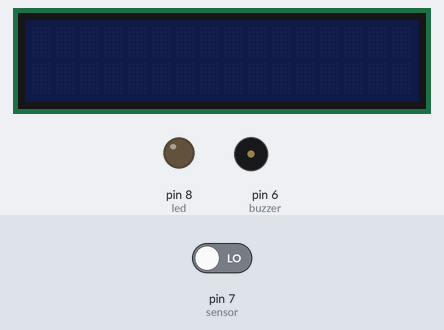
This sketch was run on a simulated Arduino Uno, built with avr-gcc and run on an emulated ATmega328P. Parts: 16×2 character LCD, output pins drawn as LEDs (lit = HIGH), buzzer (waves = sounding). Dashed ring = blinking. The inputs (shaded band) are chosen by the test bench; at power-on: pin 7 (sensor) LOW.

Above: at 1.2 s.
1.3 s: pin 7 (sensor) driven HIGH
At 1.7 s:
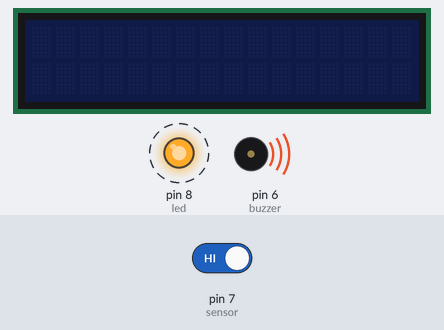
At 2.7 s:
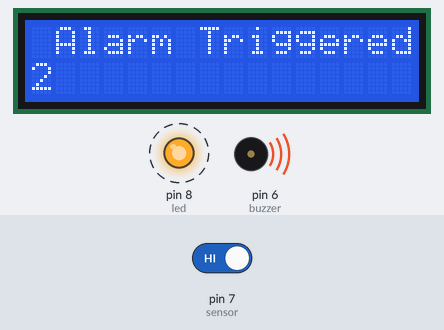
Timing chart, 0 to 10.3 s (numbered marks = the images above; inputs shaded):
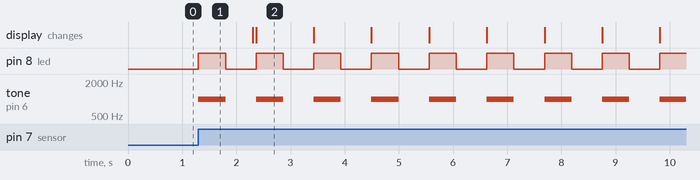

The sketch:

Security_alarm_system.ino
```cpp
#include<LiquidCrystal.h>
// Assigning PIN Numbers
const int led = 8;
const int sensor = 7;
const int buzzer = 6;
bool sensor_value ;
bool state = false ;
// initialize the library with the numbers of the interface pins
LiquidCrystal lcd(12, 11, 5, 4, 3, 2);
void setup()
{
pinMode(led,OUTPUT); //assigning led as output
pinMode(buzzer,OUTPUT); //assigning buzzer as output
pinMode(sensor,INPUT); //assigning sensor as input
}
void loop()
{
sensor_value = digitalRead(sensor); //Reads sensor value
if(sensor_value == true) //PIR sends a signal
 {
 state = true;
 }
 if(state == true)// if Object detected
 {
 digitalWrite(led,HIGH); //LED ON
 tone(buzzer,1000); //BUZZER ON
 delay(500);
 digitalWrite(led,LOW);
 noTone(buzzer);
 delay(500);
 lcd.begin(16, 2);

 lcd.print(" Alarm Triggered"); //LCD display output
 lcd.setCursor(0, 2);
 lcd.print(millis() / 1000);
 }
 else //object not detected
 {
 digitalWrite(led,LOW); //LED OFF
 noTone(buzzer); //BUZZER OFF
 lcd.print(" Secured"); // print statement in LCD
 }
 lcd.setCursor(0, 1);
}
```

Measured:
- after the input at 1.3 s, pin 8 (led): alternates HIGH for 0.50 s and LOW for 0.56 s, starting at once; tone on pin 6 (buzzer): alternates 1000 Hz for 0.50 s and silent for 0.56 s, starting at once
- what the display in image 2 shows lasts 1.0 s, from 2.4 s to 3.4 s
